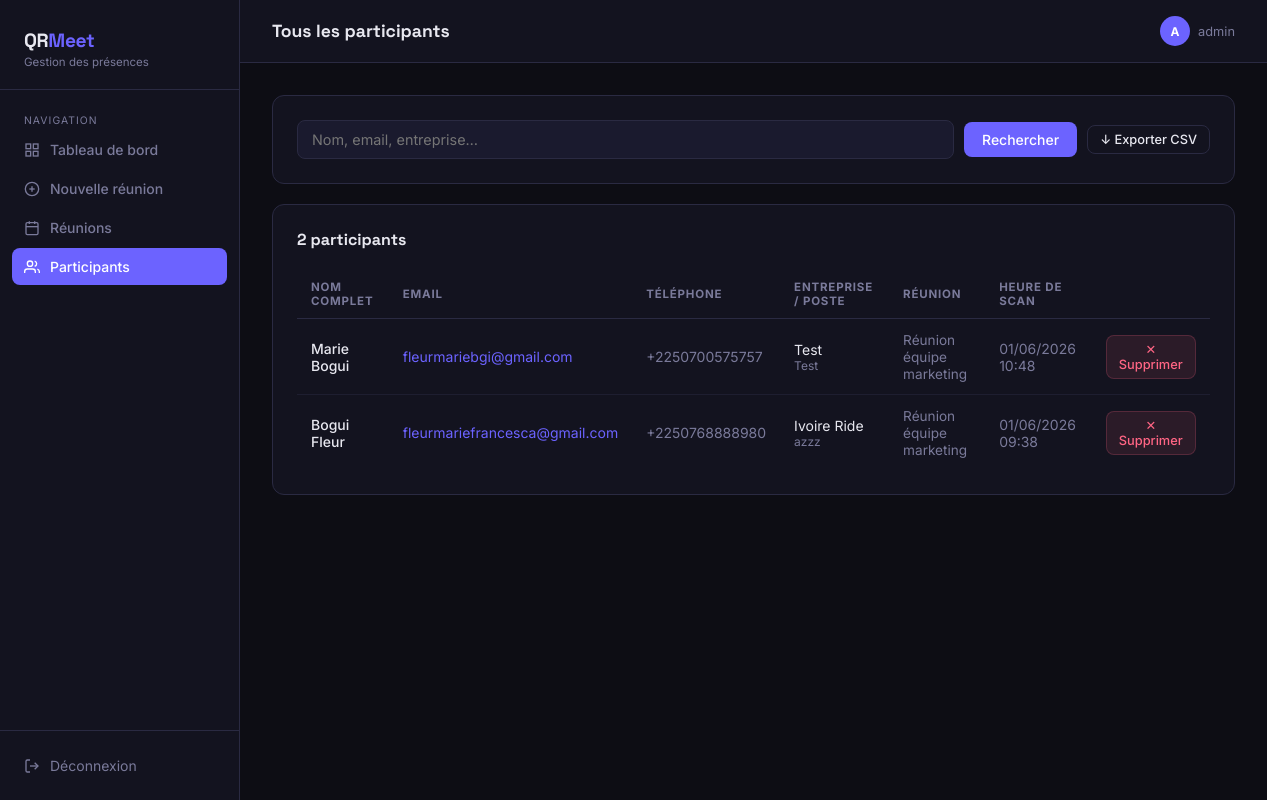
The page /participants (signed in) on the database its author committed.
### app.py (models this page shows, shortened)
class Participant(db.Model):
    id = db.Column(db.Integer, primary_key=True)
    meeting_id = db.Column(db.Integer, db.ForeignKey('meeting.id'), nullable=False)
    first_name = db.Column(db.String(100), nullable=False)
    last_name = db.Column(db.String(100), nullable=False)
    email = db.Column(db.String(200), nullable=False)
    phone = db.Column(db.String(50), default='')
    company = db.Column(db.String(200), default='')
    position = db.Column(db.String(200), default='')
    scanned_at = db.Column(db.DateTime, default=datetime.utcnow)

class Meeting(db.Model):
    id = db.Column(db.Integer, primary_key=True)
    title = db.Column(db.String(200), nullable=False)
    description = db.Column(db.Text, default='')
    location = db.Column(db.String(200), default='')
    scheduled_at = db.Column(db.DateTime, nullable=False)
    created_at = db.Column(db.DateTime, default=datetime.utcnow)
    token = db.Column(db.String(64), unique=True, nullable=False)
    is_active = db.Column(db.Boolean, default=True)
    participants = db.relationship('Participant', backref='meeting', lazy=True, cascade='all, delete-orphan')

### app.py (the view, shortened to what this page needs)
@app.route('/participants')
@login_required
def all_participants():
    search = request.args.get('q', '').strip()
    query = Participant.query.join(Meeting)
    participants = query.order_by(Participant.scanned_at.desc()).all()
    return render_template('participants.html', participants=participants, search=search)

### app.py (called while the page is built)
def login_required(f):
    @wraps(f)
    def decorated(*args, **kwargs):
        if 'admin_id' not in session:
            return redirect(url_for('login'))
        return f(*args, **kwargs)
    return decorated

### templates/participants.html (shortened to what this page needs)
{% extends "base.html" %}
{% block page_title %}Tous les participants{% endblock %}
{% block content %}
<div class="card" style="margin-bottom:20px">
  <form method="GET" style="display:flex;gap:10px;align-items:center;flex-wrap:wrap">
    <input type="text" name="q" value="{{ search }}" placeholder="Nom, email, entreprise…" style="flex:1;min-width:160px">
    <button type="submit" class="btn btn-primary">Rechercher</button>
    <a href="{{ url_for('export_all_participants', q=search) }}" class="btn btn-outline btn-sm" style="margin-left:auto;white-space:nowrap">
      ↓ Exporter CSV
    </a>
  </form>
</div>
<div class="card">
  <div class="card-header">
    <span class="card-title">
      {{ participants|length }} participant{{ 's' if participants|length > 1 else '' }}
    </span>
  </div>
  {% if participants %}
  <div class="table-wrap">
    <table>
      <thead>
        <tr>
          <th>Nom complet</th>
          <th>Email</th>
          <th>Téléphone</th>
          <th>Entreprise / Poste</th>
          <th>Réunion</th>
          <th>Heure de scan</th>
          <th></th>
        </tr>
      </thead>
      <tbody>
        {% for p in participants %}
        <tr>
          <td data-label="Nom" style="font-weight:500">{{ p.first_name }} {{ p.last_name }}</td>
          <td data-label="Email"><a href="mailto:{{ p.email }}" style="color:var(--accent);text-decoration:none">{{ p.email }}</a></td>
          <td data-label="Tél." style="color:var(--text-muted)">{{ p.phone or '—' }}</td>
          <td data-label="Entreprise">
            {% if p.company or p.position %}
            <div>{{ p.company }}</div>
            <div style="font-size:0.75rem;color:var(--text-muted)">{{ p.position }}</div>
            {% else %}—{% endif %}
          </td>
          <td data-label="Réunion">
            <a href="{{ url_for('meeting_detail', meeting_id=p.meeting.id) }}" style="color:var(--text-muted);text-decoration:none;font-size:0.85rem">
              {{ p.meeting.title[:35] }}{% if p.meeting.title|length > 35 %}…{% endif %}
            </a>
          </td>
          <td data-label="Heure" style="color:var(--text-muted)">{{ p.scanned_at.strftime('%d/%m/%Y %H:%M') }}</td>
          <td>
            <form method="POST" action="{{ url_for('delete_participant', participant_id=p.id) }}"
                  onsubmit="return confirm('Supprimer ce participant ?')">
              <button type="submit" class="btn btn-danger btn-sm">✕ Supprimer</button>
            </form>
          </td>
        </tr>
        {% endfor %}
      </tbody>
    </table>
  </div>
  {% endif %}
</div>
{% endblock %}

### templates/base.html (style rules this page uses)
:root { --bg: #0d0d14; --surface: #13131f; --surface2: #1a1a2e; --border: #2a2a42; --accent: #6c63ff; --accent2: #ff6584; --accent3: #43e97b; --text: #e8e8f0; --text-muted: #7a7a9a; --radius: 12px; --font-head: 'Space Grotesk', sans-serif; --font-body: 'Inter', sans-serif; }
*, *::before, *::after { box-sizing: border-box; margin: 0; padding: 0; }
body { font-family: var(--font-body); background: var(--bg); color: var(--text); min-height: 100vh; display: flex; }
.card { background: var(--surface); border: 1px solid var(--border); border-radius: var(--radius); padding: 24px; }
.card-header { display: flex; align-items: center; justify-content: space-between; margin-bottom: 20px; }
.card-title { font-family: var(--font-head); font-size: 1rem; font-weight: 700; }
.btn { display: inline-flex; align-items: center; gap: 6px; padding: 9px 18px; border-radius: 8px; font-size: 0.875rem; font-weight: 500; font-family: var(--font-body); cursor: pointer; border: none; text-decoration: none; transition: all 0.15s; }
.btn-primary { background: var(--accent); color: #fff; }
.btn-outline { background: transparent; color: var(--text); border: 1px solid var(--border); }
.btn-danger { background: rgba(255,101,132,0.1); color: var(--accent2); border: 1px solid rgba(255,101,132,0.2); }
.btn-sm { padding: 6px 12px; font-size: 0.8rem; }
.table-wrap { overflow-x: auto; }
table { width: 100%; border-collapse: collapse; font-size: 0.875rem; }
th { text-align: left; padding: 10px 14px; font-size: 0.72rem; text-transform: uppercase; letter-spacing: 0.07em; color: var(--text-muted); border-bottom: 1px solid var(--border); }
td { padding: 12px 14px; border-bottom: 1px solid rgba(42,42,66,0.5); vertical-align: middle; }
tr:last-child td { border-bottom: none; }
input, textarea, select { width: 100%; padding: 10px 14px; background: var(--surface2); border: 1px solid var(--border); border-radius: 8px; color: var(--text); font-family: var(--font-body); font-size: 0.9rem; transition: border-color 0.15s; }

### rows shown on the page
Participant: first_name "Marie", last_name "Bogui", email "fleurmariebgi@gmail.com", phone "+2250700575757", company "Test", position "Test", meeting "Réunion équipe marketing", scanned_at "01/06/2026 10:48"
Participant: first_name "Bogui", last_name "Fleur", email "fleurmariefrancesca@gmail.com", phone "+2250768888980", company "Ivoire Ride", position "azzz", meeting "Réunion équipe marketing", scanned_at "01/06/2026 09:38"

### other values the page prints
{{ session.admin_name[0]|upper }} "A"
{{ session.admin_name }} "admin"
{{ participants|length }} "2"
{{ 's' if participants|length > 1 else '' }} "s"
